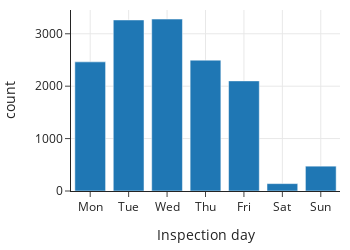

Write notebook code for a chart like this one.
### Markdown cell above
Now we can see whether restaurant inspectors favor a certain day of the week
by grouping on the day of the week:

### Code cell
day = ['Mon', 'Tue', 'Wed', 'Thu', 'Fri', 'Sat', 'Sun']
fig = px.bar(insp.groupby('dow')['dow'].count(),
             labels={'index':'Inspection day', 'value':'count'},
            height=250, width=350)
fig.update_xaxes(ticktext=day, tickvals=np.arange(0, 7, 1))
fig.update_layout(showlegend=False)

### Figure 1 — Plotly figure (JSON) as saved in the notebook; plotly's stock layout.template omitted (floating-point values rounded to 4 significant figures)
{"data": [{"alignmentgroup": "True", "hovertemplate": "variable=dow<br>Inspection day=%{x}<br>count=%{y}<extra></extra>", "legendgroup": "dow", "marker": {"color": "#1F77B4", "pattern": {"shape": ""}}, "name": "dow", "offsetgroup": "dow", "orientation": "v", "showlegend": true, "textposition": "auto", "type": "bar", "x": [0, 1, 2, 3, 4, 5, 6], "xaxis": "x", "y": [2464, 3264, 3281, 2497, 2101, 141, 474], "yaxis": "y"}], "layout": {"barmode": "relative", "height": 250, "legend": {"title": {"text": "variable"}, "tracegroupgap": 0}, "showlegend": false, "width": 350, "xaxis": {"anchor": "y", "autorange": true, "domain": [0, 1], "range": [-0.5, 6.5], "ticktext": ["Mon", "Tue", "Wed", "Thu", "Fri", "Sat", "Sun"], "tickvals": [0, 1, 2, 3, 4, 5, 6], "title": {"text": "Inspection day"}, "type": "linear"}, "yaxis": {"anchor": "x", "autorange": true, "domain": [0, 1], "range": [0, 3454.0], "title": {"text": "count"}, "type": "linear"}}}
